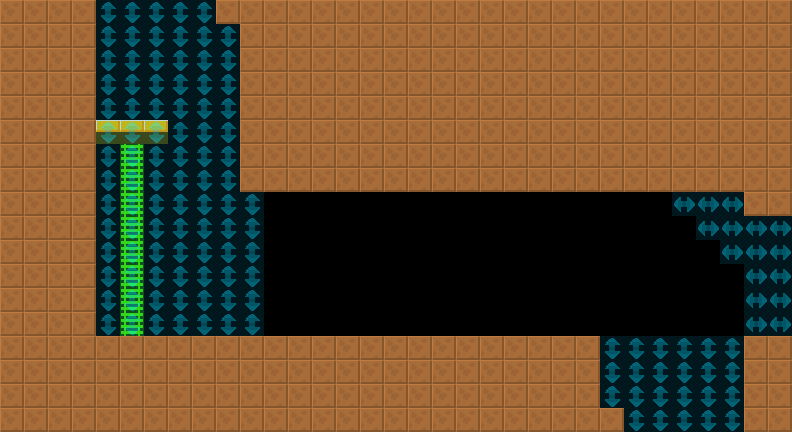

This game map was drawn from its Tiled (.tmx) file and the tilesets committed beside it. A one-line description and the trimmed map source follow:
An orthogonal 33x18 tile map with 24x24 px tiles, 2 tile layers (col, lnk), 2 tilesets and 3 objects (2x Door, SpecialEquipment).

<map version="1.4" tiledversion="1.4.2" orientation="orthogonal" renderorder="right-down" width="33" height="18" tilewidth="24" tileheight="24" infinite="0" nextlayerid="4" nextobjectid="8">
 <tileset firstgid="6" source="../../lnk.tsx" />
 <tileset firstgid="1" source="../../col.tsx" />
 <layer id="1" name="col" width="33" height="18">
  <data>[594 cells, 363 non-empty, 3 distinct tile ids]</data>
 </layer>
 <layer id="2" name="lnk" width="33" height="18" opacity="0.5">
  <data>[594 cells, 128 non-empty, 2 distinct tile ids]</data>
 </layer>
 <objectgroup id="3" name="markers" opacity="0.5">
  <object id="1" name="SpecialEquipment" type="SpecialEquipment" x="264" y="192" width="336" height="144">
   <properties>
    <property name="yr" value="0" />
    <property name="xr" value="0" />
   </properties>
  </object>
  <object id="2" name="Door" type="Door" x="240" y="312" width="24" height="24">
   <properties>
    <property name="yr" value="0" />
    <property name="xr" value="0" />
   </properties>
  </object>
  <object id="3" name="Door" type="Door" x="744" y="312" width="24" height="24">
   <properties>
    <property name="yr" value="0" />
    <property name="xr" value="0" />
   </properties>
  </object>
 </objectgroup>
</map>
